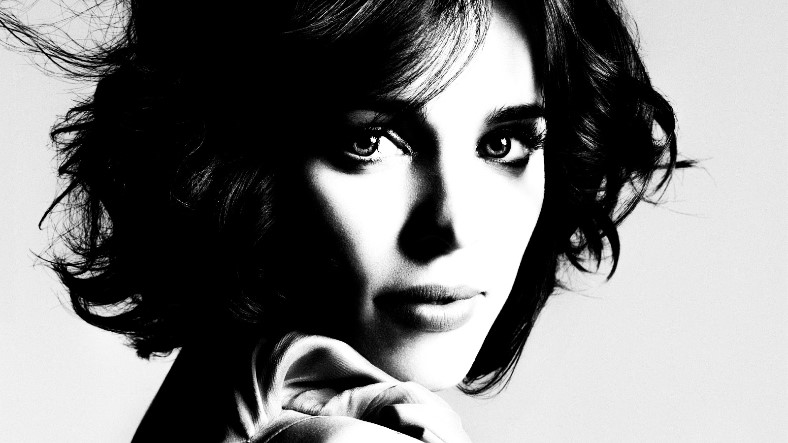
#> input picture rac_small.jpg, 788 x 443 px, found by its file name
$ python lewp4.py
#> lines starting #> are read from the running program, lines starting #| are printed output that depends on the picture; after the words box and inside, x2 and y2 are one past the last pixel; in counts of white or black regions, pixels touching at a corner belong together
from tkinter import Tk, Canvas, Frame, BOTH
from PIL import Image
import numpy as np
import keyboard
import time
import matplotlib.pyplot as plt
# import random
# random.seed(0)

"""
Display: Class for a UI Window which displays the drawing in its current state.
Each display object is linked to a drawing.
Mainly for debugging purposes.
"""


class Display(Frame):

    # [24 lines left out: functions __init__, initUI, not called in this run]

    # Adds a single filled in pixel to the canvas
    def add(self, loc, color="black", width=0):
        self.canvas.create_rectangle(loc[0] * self.scale, loc[1] * self.scale, loc[0]
                                     * self.scale + self.scale, loc[1] * self.scale + self.scale, fill=color, width=width)

    # Updates the canvas with the current state of the drawing
    # [51 lines left out: function refresh, not called in this run]


"""
The Pixel object holds the data for a single pixel in the drawing.
    - loc: The (x,y) coordinates of the pixel
    - past: The Pixel object that precedes the current Pixel in the loop (if the pixel is part of the loop)
    - future: The Pixel that comes after the current Pixel (if the current pixel is part of the loop)
    - inside: Denotes whether the Pixel is
        True: inside of the loop
        False: outside of the loop
        None: part of the loop
    - anchor (bool): Denotes whether the Pixel is an anchor point of the drawing (one of the original pixels in the image)
    - segments: a list of all line segments that the Pixel is a part of
        segments start and stop at corners, anchor points, or any position that cannot be advanced
        due to another segment blocking it (see the "step" and "traverse" functions)
"""


class Pixel:
    def __init__(self, loc, past=None, future=None, inside=None, anchor=None):
        self.loc = loc
        self.past = past
        self.future = future
        self.inside = inside
        self.anchor = anchor
        self.segments = []

    @property
    def x(self):
        return self.loc[0]

    @property
    def y(self):
        return self.loc[1]

    def __str__(self):
        return f"({self.x}, {self.y})"


"""Represents the Entire Drawing, including all of the pixel data, loop data,
        and list of segments in the loop
    The source passed in to the drawing is a numpy array of 1's and 0's
        coming from a strictly black and white image (see main)

"""


class Drawing:
    def __init__(self, source, display=None):
        # counter counts the number of iterations of the step function, for debugging or animation purposes
        self.counter = 0
        self.h, self.w = source.shape
        self.display = display
        self.segments = []

        # Data is a 2D numpy array of pixel objects. Black pixels from the source become anchor points
        self.data = []
        for j in range(self.h):
            self.data.append([])
            for i in range(self.w):
                self.data[j].append(Pixel(
                    (i, j),
                    anchor=not source[j][i]
                ))

        # create initial loop along outer boundary
        data = self.data
        first = data[0][0]
        past = first

        # starting at the top left, work around the outside border clockwise, setting each pixels past and future
        for i in range(self.w):
            current = data[0][i]
            current.past = past
            current.past.future = current
            past = current
        for j in range(1, self.h):
            current = data[j][self.w - 1]
            current.past = past
            current.past.future = current
            past = current
        for i in range(self.w - 2, -1, -1):
            current = data[self.h - 1][i]
            current.past = past
            current.past.future = current
            past = current
        for j in range(self.h-2, 0, -1):
            current = data[j][0]
            current.past = past
            current.past.future = current
            past = current
        current.future = first
        first.past = current

        # mark all pixels contained inside the loop as "inside", and outside as "not inside".
        # Loop pixels have None value for "inside"
        for j in range(1, self.h - 1):
            for i in range(1, self.w - 1):
                self.data[j][i].inside = True

        # the loop list holds references to all of the pixels that are currently part of the loop
        #
        loop = []
        pixel = self.data[0][0]
        while True:
            loop.append(pixel)
            pixel = pixel.future
            if pixel == loop[0]:
                break
        self.loop = loop
        self.segments = self.traverse()

    # [253 lines left out: functions get_direction, traverse, step, not called in this run]

    def is_valid_loc(self, loc):
        x, y = loc
        return x >= 0 and y >= 0 and x < self.w and y < self.h

    # [99 lines left out: functions get_neighbors, save, get_path, smooth, print_segments, not called in this run]


def main():
    start_time = time.time()
    # [7 lines of commented-out code are left out]
    im, scale = Image.open('rac_small.jpg'), 1
#> im is the input picture: PIL image 788x443 RGB; min 0, max 255, mean 126
#> scale = 1

    # im, scale = Image.open('dithered.png'), 1
    # im, scale = Image.open('face_tiny.jpg'), 1

    dithered = im.convert('1')
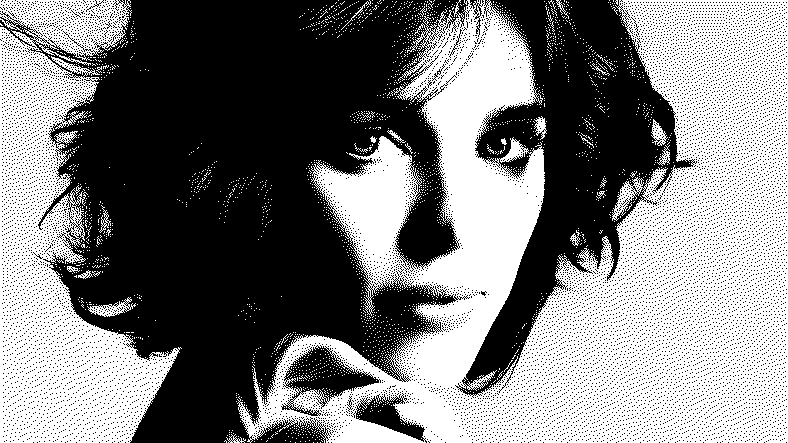
#> dithered: PIL image 788x443 1; 49.4% white; 2485 white regions (2460 under 20 px), largest, box (x1, y1, x2, y2) and area: (237, 0, 788, 443) 128893, (0, 0, 182, 443) 38620, (87, 297, 136, 317) 349
    source = np.array(dithered)
    drawing = Drawing(source)
    # [4 lines of commented-out code are left out]

    change = drawing.step()
    while change:
        # keyboard.wait('space')
        change = drawing.step()
        # [7 lines of commented-out code are left out]

    end_time = time.time()
    print("Time: ", int(end_time-start_time))
    print("Loop Length: ", len(drawing.loop))
    drawing.save('test.png')
    # display.refresh()
    # smooth(drawing.get_path())
    # root.mainloop()


if __name__ == '__main__':
#> (the run stopped early here; a loop or call above may not have finished)
